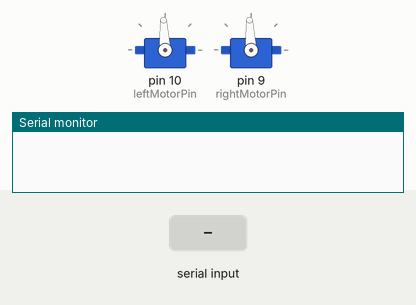
Simulated run of this sketch. Board: Arduino Uno, built with avr-gcc and run on an emulated ATmega328P. On the bench: 2 × servo, the last lines printed to the serial monitor. Inputs (shaded band) come from the test bench.

Above: at 1.2 s.
1.3 s: "<90,45,200>" received over Serial
At 2.5 s:
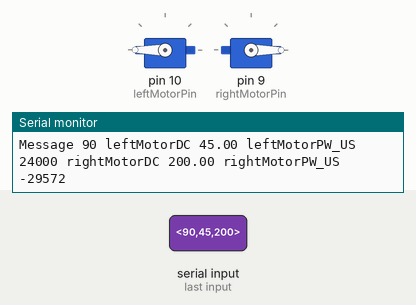
2.8 s: "<30,150,10>" received over Serial
At 3.8 s:
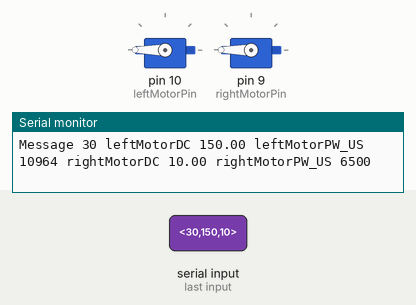
4.3 s: "<90,45>" received over Serial
At 4.7 s:
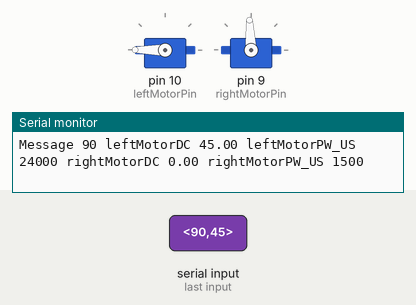
5.8 s: "<1,90>" received over Serial
At 7.0 s:
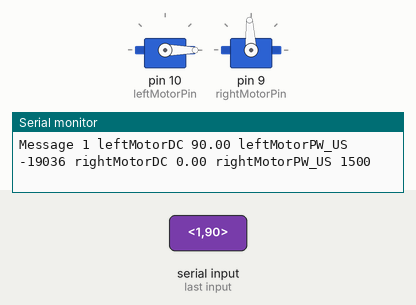
7.3 s: "<1,90,45>" received over Serial
At 8.3 s:
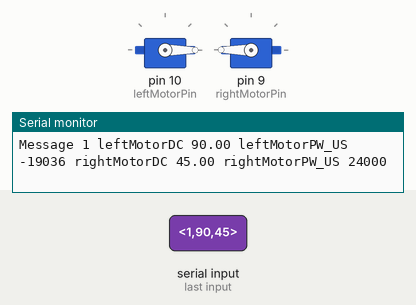
8.8 s: "<30,150>" received over Serial
At 9.4 s:
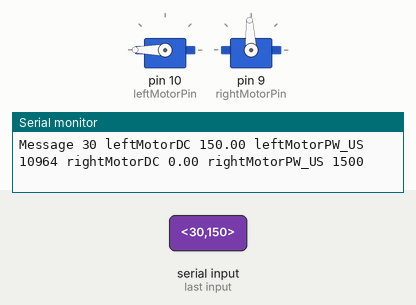
Timing chart, 0 to 11.3 s (numbered marks = the images above; inputs shaded):
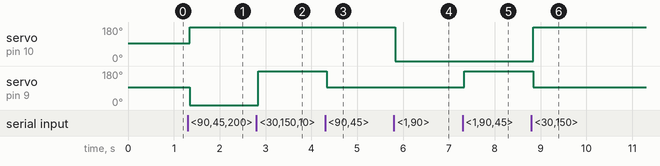

The sketch:

ReceiveSerialMsgMixed.ino
```cpp
//https://forum.arduino.cc/t/serial-input-basics-updated/382007

#include <Servo.h>

// Example 5 - Receive with start- and end-markers combined with parsing

const byte numChars = 32;
char receivedChars[numChars];
char tempChars[numChars];        // temporary array for use when parsing

      // variables to hold the parsed data
char messageFromPC[numChars] = {0};
int integerFromPC = 0;
float leftMotorDC = 0.0;
float rightMotorDC = 0.0;

// LED Pins
static int leftMotorPin = 10;
static int rightMotorPin = 9;
static int powerPin = 11;

// Motors *Using Servo library to send pulse width (ms) rather than duty cycle
Servo leftMotor;
Servo rightMotor;

// Setting up rcPWM
unsigned long previousMillis = 0;
float FwdMax = 1;
float Stop = 0;
float BwdMax = -1;
float rcPWMPeriodMaxUS = 2000;
float rcPWMPeriodMidUS = 1500;
float rcPWMPeriodMinUS = 1000;

int leftMotorPW_US = rcPWMPeriodMidUS;
int rightMotorPW_US = rcPWMPeriodMidUS;

boolean newData = false;

//============

void setup() {
    Serial.begin(9600);
    // Serial.println("This demo expects 3 pieces of data - text, an integer and a floating point value");
    // Serial.println("Enter data in this style <HelloWorld, 12, 24.7>  ");
    // Serial.println();

    leftMotor.attach(leftMotorPin);
    rightMotor.attach(rightMotorPin);
    pinMode(powerPin, OUTPUT);
    leftMotor.writeMicroseconds(rcPWMPeriodMidUS);  // set servo to mid-point
    rightMotor.writeMicroseconds(rcPWMPeriodMidUS);  // set servo to mid-point
    digitalWrite(powerPin, HIGH);
}

//============

void loop() {
    recvWithStartEndMarkers();
    if (newData == true) {
        strcpy(tempChars, receivedChars);
            // this temporary copy is necessary to protect the original data
            //   because strtok() used in parseData() replaces the commas with \0
        parseData();
        showParsedData();
        newData = false;
    }
    if (strcmp(messageFromPC, "off") != 0){
      digitalWrite(powerPin, HIGH);
      leftMotor.writeMicroseconds(leftMotorPW_US);
      rightMotor.writeMicroseconds(rightMotorPW_US);
    }
    else{
      digitalWrite(powerPin, LOW);
      leftMotor.writeMicroseconds(rcPWMPeriodMidUS);
      rightMotor.writeMicroseconds(rcPWMPeriodMidUS);
    }
}

//============

void recvWithStartEndMarkers() {
    static boolean recvInProgress = false;
    static byte ndx = 0;
    char startMarker = '<';
    char endMarker = '>';
    char rc;

    while (Serial.available() > 0 && newData == false) {
        rc = Serial.read();

        if (recvInProgress == true) {
            if (rc != endMarker) {
                receivedChars[ndx] = rc;
                ndx++;
                if (ndx >= numChars) {
                    ndx = numChars - 1;
                }
            }
            else {
                receivedChars[ndx] = '\0'; // terminate the string
                recvInProgress = false;
                ndx = 0;
                newData = true;
            }
        }

        else if (rc == startMarker) {
            recvInProgress = true;
        }
    }
}

//============

void parseData() {      // split the data into its parts

    char * strtokIndx; // this is used by strtok() as an index

    strtokIndx = strtok(tempChars,",");      // get the first part - the string
    strcpy(messageFromPC, strtokIndx); // copy it to messageFromPC

    // strtokIndx = strtok(NULL, ","); // this continues where the previous call left off
    // integerFromPC = atoi(strtokIndx);     // convert this part to an integer
    strtokIndx = strtok(NULL, ",");
    leftMotorDC = atof(strtokIndx);     // convert this part to a float

    strtokIndx = strtok(NULL, ",");
    rightMotorDC = atof(strtokIndx);     // convert this part to a float

    leftMotorPW_US = ((rcPWMPeriodMaxUS-rcPWMPeriodMinUS) / (FwdMax-(BwdMax))) * leftMotorDC + rcPWMPeriodMidUS;
    rightMotorPW_US = ((rcPWMPeriodMaxUS-rcPWMPeriodMinUS) / (FwdMax-(BwdMax))) * rightMotorDC + rcPWMPeriodMidUS;

}

//============

void showParsedData() {
    Serial.print("Message ");
    Serial.print(messageFromPC);
    Serial.print(" ");
    Serial.print("leftMotorDC ");
    Serial.print(leftMotorDC);
    Serial.print(" ");
    Serial.print("leftMotorPW_US ");
    Serial.print(leftMotorPW_US);
    Serial.print(" ");
    Serial.print("rightMotorDC ");
    Serial.print(rightMotorDC);
    Serial.print(" ");
    Serial.print("rightMotorPW_US ");
    Serial.print(rightMotorPW_US);
    Serial.print(" ");
    Serial.println();
}
```

Measured:
- after the input at 1.3 s, servo on pin 10 (leftMotorPin): 93° → 180° at once; servo on pin 9 (rightMotorPin): 93° → 0° at once
- after the input at 2.8 s, servo on pin 9 (rightMotorPin): 0° → 180° at once
- after the input at 4.3 s, servo on pin 9 (rightMotorPin): 180° → 93° at once
- after the input at 5.8 s, servo on pin 10 (leftMotorPin): 180° → 0° at once
- after the input at 7.3 s, servo on pin 9 (rightMotorPin): 93° → 180° at once
- after the input at 8.8 s, servo on pin 10 (leftMotorPin): 0° → 180° at once; servo on pin 9 (rightMotorPin): 180° → 93° at once
